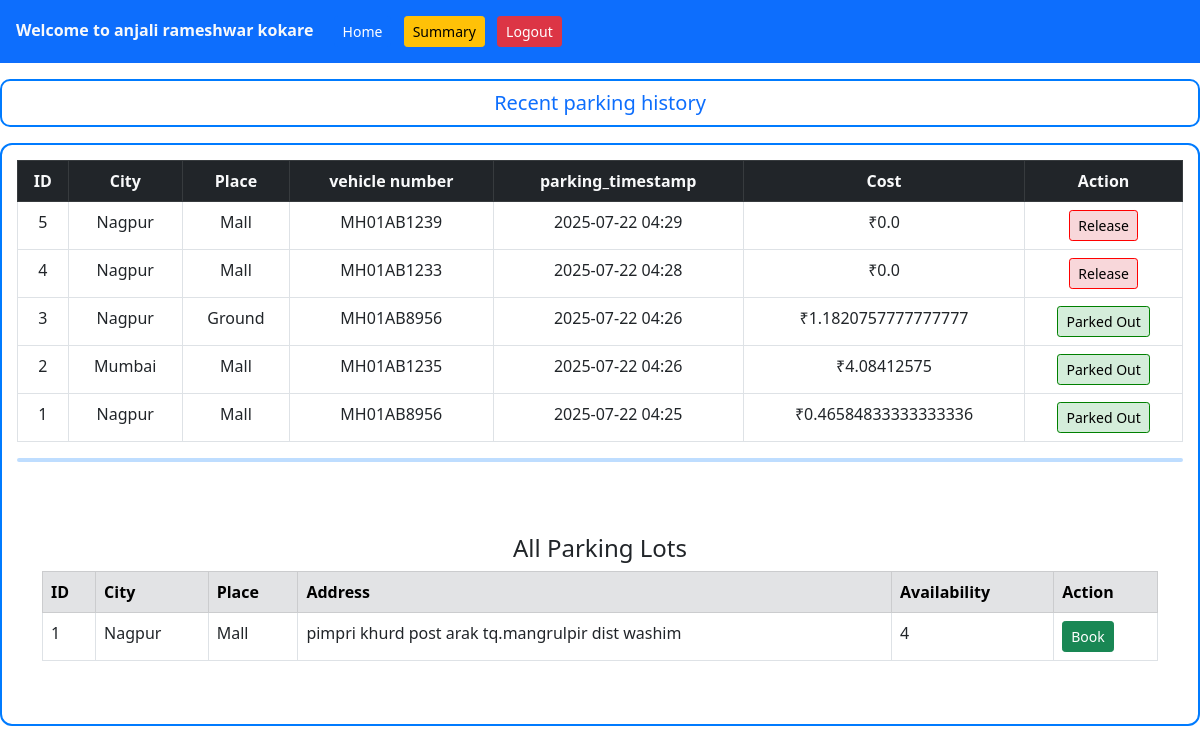
/user_dashboard (signed in), run on the app's committed database.
### backend/models.py (models this page shows)
class User(db.Model):
    id = db.Column(db.Integer, primary_key=True)
    name = db.Column(db.String(100), nullable=False)
    email = db.Column(db.String(200), nullable=False, unique=True)
    password = db.Column(db.String(200), nullable=False)
    address = db.Column(db.String(200), nullable=True)
    pin_code = db.Column(db.String(20), nullable=True)
    reservations = db.relationship('Reservation', backref='user', lazy=True)

class Reservation(db.Model):
    id = db.Column(db.Integer, primary_key=True)
    spot_id = db.Column(db.Integer, db.ForeignKey('parking_spot.id'))
    user_id = db.Column(db.Integer, db.ForeignKey('user.id'), nullable=False)
    parking_timestamp = db.Column(db.DateTime, default=datetime.utcnow)
    leaving_timestamp = db.Column(db.DateTime)
    parking_cost = db.Column(db.Float)
    city = db.Column(db.String(100))
    place = db.Column(db.String(100))
    spot_name = db.Column(db.String(100))
    vehicle_number = db.Column(db.String(50))
    lot_id = db.Column(db.Integer, db.ForeignKey('parking_lot.id'))
    lot = db.relationship('Parking_lot', backref='reservations')

class Parking_lot(db.Model):
    id = db.Column(db.Integer, primary_key=True)
    prime_location_name = db.Column(db.String(200), nullable=False)
    price = db.Column(db.Float, nullable=True)
    maximum_number_of_spots = db.Column(db.Integer, nullable=False)
    address = db.Column(db.String(200), nullable=True)
    pin_code = db.Column(db.String(20), nullable=True)
    city = db.Column(db.String(20), nullable=False)
    spots = db.relationship('Parking_spot', backref='lot', lazy=True)

### backend/controller.py (the view)
@app.route('/user_dashboard', methods=['GET', 'POST'])
def user_dashboard():
    if 'user_id' not in session:
        flash("Please log in first", "danger")
        return redirect('/user_login')
    user = User.query.get(session['user_id'])
    if not user:
        flash("User not found. Please log in again.", "danger")
        session.pop('user_id', None)
        return redirect('/user_login')
    reservations = Reservation.query.filter_by(user_id=user.id).order_by(Reservation.parking_timestamp.desc()).all()
    lots = Parking_lot.query.all()
    for lot in lots:
        available_spots = Parking_spot.query.filter_by(lot_id=lot.id, status='Available').count()
        lot.available_spots = available_spots
    return render_template("user_dashboard.html",
                        user = user,
                        reservations=reservations,
                        lots=lots)

### templates/user_dashboard.html (shortened to what this page needs)
<!DOCTYPE html>
<html>
<head>
    <link href="https://cdn.jsdelivr.net/npm/bootstrap@5.0.2/dist/css/bootstrap.min.css" rel="stylesheet">
</head>
<body>
<div class="text-light bg-primary p-3 d-flex justify-content-between">
    <div>
        <span class="fw-bold text-light">Welcome to {{ user.name }}</span>
        <a href="/" class="btn btn-primary btn-sm ms-3">Home</a>
        <a href="/user/summary" class="btn btn-warning btn-sm ms-2">Summary</a>
        <a href="/logout" class="btn btn-danger btn-sm ms-2">Logout</a>
    </div>
</div>
<h5 class="text-center text-primary my-3" style="border: 2px solid #007bff; border-radius: 10px; padding: 10px;">
    Recent parking history
</h5>
<div style="border: 2px solid #007bff; border-radius: 12px; padding: 15px;">
    <table class="table text-center table-bordered">
        <thead class="table-dark">
            <tr class="text-light">
               <th>ID</th>
              <th>City</th>
              <th>Place</th>
              <th>vehicle number</th>
              <th>parking_timestamp</th>
              <th>Cost</th>
              <th>Action</th>
            </tr>
        </thead>
        <tbody>
        {% for booking in reservations %}
            <tr>
                <td>{{ booking.id }}</td>
                <td>{{ booking.city }}</td>
                <td>{{ booking.place }}</td>
                <td>{{ booking.vehicle_number }}</td>
                <td>{{ booking.parking_timestamp.strftime('%Y-%m-%d %H:%M') }}</td>
                <td>₹{{ booking.parking_cost }}</td>
                <td>
                    {% if not booking.leaving_timestamp %}
                        <form method="GET" action="{{ url_for('release_form', reservation_id=booking.id) }}">
                            <button class="btn btn-sm" style="background-color: #f8d7da; color: black; border: 1px solid red;">Release</button>
                        </form>
                    {% else %}
                        <span class="btn btn-sm" style="background-color: #d4edda; color: black; border: 1px solid green;">Parked Out</span>
                    {% endif %}
                </td>
            </tr>
        {% else %}
            <tr><td colspan="7">No bookings found.</td></tr>
        {% endfor %}
        </tbody>
      </table>
      <hr style="border: 2px solid #007bff; border-radius: 10px;">
{% if lots %}
<div class="container my-5">
  <br>
  <h4 class="text-center">All Parking Lots</h4>
  <table class="table table-bordered">
    <thead class="table-secondary">
      <tr>
        <th>ID</th>
        <th>City</th>
        <th>Place</th>
        <th>Address</th>
        <th>Availability</th>
        <th>Action</th>
      </tr>
    </thead>
    <tbody>
      {% for lot in lots %}
      <tr>
        <td>{{ lot.id }}</td>
        <td>{{ lot.city }}</td>
        <td>{{ lot.prime_location_name }}</td>
        <td>{{ lot.address }}</td>
        <td>{{ lot.available_spots }}</td>
        <td>
          <form method="POST" action="/select_city_place">
            <button type="submit" class="btn btn-success btn-sm">Book</button>
        </form>
        </td>
      </tr>
      {% endfor %}
    </tbody>
  </table>
</div>
{% endif %}
</body>
</html>

### data on the page
User: name "anjali rameshwar kokare"
Reservation: id "5", city "Nagpur", place "Mall", vehicle_number "MH01AB1239", parking_timestamp "2025-07-22 04:29", parking_cost "0.0"
Reservation: id "4", city "Nagpur", place "Mall", vehicle_number "MH01AB1233", parking_timestamp "2025-07-22 04:28", parking_cost "0.0"
Reservation: id "3", city "Nagpur", place "Ground", vehicle_number "MH01AB8956", parking_timestamp "2025-07-22 04:26", parking_cost "1.1820757777777777", shows "Parked Out"
Reservation: id "2", city "Mumbai", place "Mall", vehicle_number "MH01AB1235", parking_timestamp "2025-07-22 04:26", parking_cost "4.08412575", shows "Parked Out"
Reservation: id "1", city "Nagpur", place "Mall", vehicle_number "MH01AB8956", parking_timestamp "2025-07-22 04:25", parking_cost "0.46584833333333336", shows "Parked Out"
Parking_lot: id "1", city "Nagpur", prime_location_name "Mall", address "pimpri khurd post arak tq.mangrulpir dist washim", available_spots "4"
